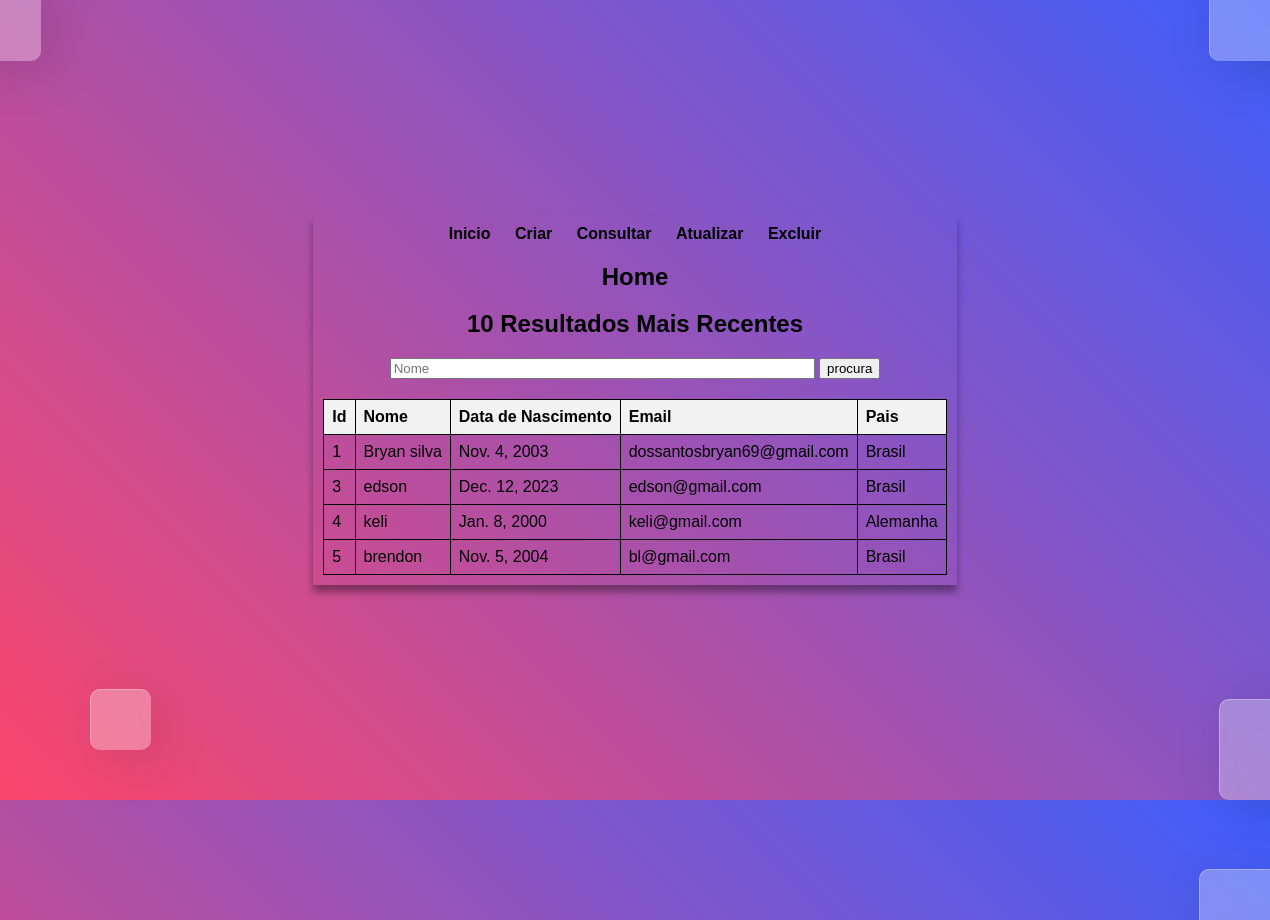
/consultar/, run on the app's committed database.
### site_app/models.py (models this page shows)
class Perfil(models.Model):
    nome = models.CharField(max_length=100)
    nascimento = models.DateField()
    email = models.CharField(max_length=100)
    pais = models.CharField(max_length=100)

### site_app/views.py (the view)
# urls.py: path('consultar/', views.consultar, name='consultar'),
def consultar(request):
    dados = {}
    if request.GET:
        nome_busca = request.GET.get("nome")
        dados['dados'] =Perfil.objects.filter(nome__icontains=nome_busca)
    else:
        dados['dados'] = Perfil.objects.all()
    return render(request, "site_app/consultar.html", dados)

### site_app/templates/site_app/consultar.html (shortened to what this page needs)
<!DOCTYPE html>
<html lang="pt-br">
<head>
</head>
<body>
    <main>
      <nav>
        <a class="menu-item" id="button1" href="{% url 'base' %}">Inicio</a>
        <a class="menu-item" id="button1" href="{% url 'criar' %}">Criar</a>
        <a class="menu-item" id="button1" href="{% url 'consultar' %}">Consultar</a>
        <a class="menu-item" id="button2" href="{% url 'atualizar' %}">Atualizar</a>
        <a class="menu-item" id="button3" href="{% url 'deletar' %}">Excluir</a>
        <div>
          <h1 class="h2">Home</h1>
        </div>
        <h2 class="h4">10 Resultados Mais Recentes</h2>
        {% include "site_app/procura.html" with url_search="consultar" %}
        <div class="container-input">
          {% if dados %}
          <table>
            <thead>
              <tr>
                <th scope="col">Id</th>
                <th scope="col">Nome</th>
                <th scope="col">Data de Nascimento</th>
                <th scope="col">Email</th>
                <th scope="col">Pais</th>
              </tr>
            </thead>
            <tbody>
              {% for row in dados %}
              <tr>
                <td>{{row.id}}</td>
                <td>{{row.nome}}</td>
                <td>{{row.nascimento}}</td>
                <td>{{row.email}}</td>
                <td>{{row.pais}}</td>
              </tr>
              {% endfor %}
            </tbody>
          </table>
          {% endif %}
        </div>
        <div class="drops">
          <div class="drop drop-1"></div>
          <div class="drop drop-2"></div>
          <div class="drop drop-3"></div>
          <div class="drop drop-4"></div>
          <div class="drop drop-5"></div>
        </div>
      </main>
</body>
</html>

### site_app/templates/site_app/consultar.html (style rules this page uses)
body { font-family: Arial, sans-serif; margin: 0; padding: 0; display: flex; justify-content: center; align-items: center; height: 100vh; background: linear-gradient(45deg, #FC466B, #3F5EFB); }
main { text-align: center; }
.container-input { margin-top: 20px; }
table { width: 100%; border-collapse: collapse; }
th, td { border: 1px solid #030303; text-align: left; padding: 8px; }
th { background-color: #f2f2f2; }
nav { background-color: var(--cor5); padding: 10px; box-shadow: 0px 7px 7px rgba(0, 0, 0, 0.363); }
nav > a { color: var(--cor1); padding: 10px; border-radius: 5px; text-decoration: none; font-weight: bold; transition-duration: .5s; }
.drop { background: rgba(255, 255, 255, 0.3); backdrop-filter: blur(10px); border-radius: 10px; border-left: 1px solid rgba(255, 255, 255, 0.3); border-top: 1px solid rgba(255, 255, 255, 0.3); box-shadow: 10px 10px 60px -8px rgba(0, 0, 0, 0.2); position: absolute; transition: all 0.2s ease; }
.drop-1 { height: 80px; width: 80px; top: -20px; left: -40px; z-index: -1; }
.drop-2 { height: 80px; width: 80px; bottom: -30px; right: -10px; }
.drop-3 { height: 100px; width: 100px; bottom: 120px; right: -50px; z-index: -1; }
.drop-4 { height: 120px; width: 120px; top: -60px; right: -60px; }
.drop-5 { height: 60px; width: 60px; bottom: 170px; left: 90px; z-index: -1; }

### data on the page
Perfil: id "1", nome "Bryan silva", nascimento "Nov. 4, 2003", email "dossantosbryan69@gmail.com", pais "Brasil"
Perfil: id "3", nome "edson", nascimento "Dec. 12, 2023", email "edson@gmail.com", pais "Brasil"
Perfil: id "4", nome "keli", nascimento "Jan. 8, 2000", email "keli@gmail.com", pais "Alemanha"
Perfil: id "5", nome "brendon", nascimento "Nov. 5, 2004", email "bl@gmail.com", pais "Brasil"
